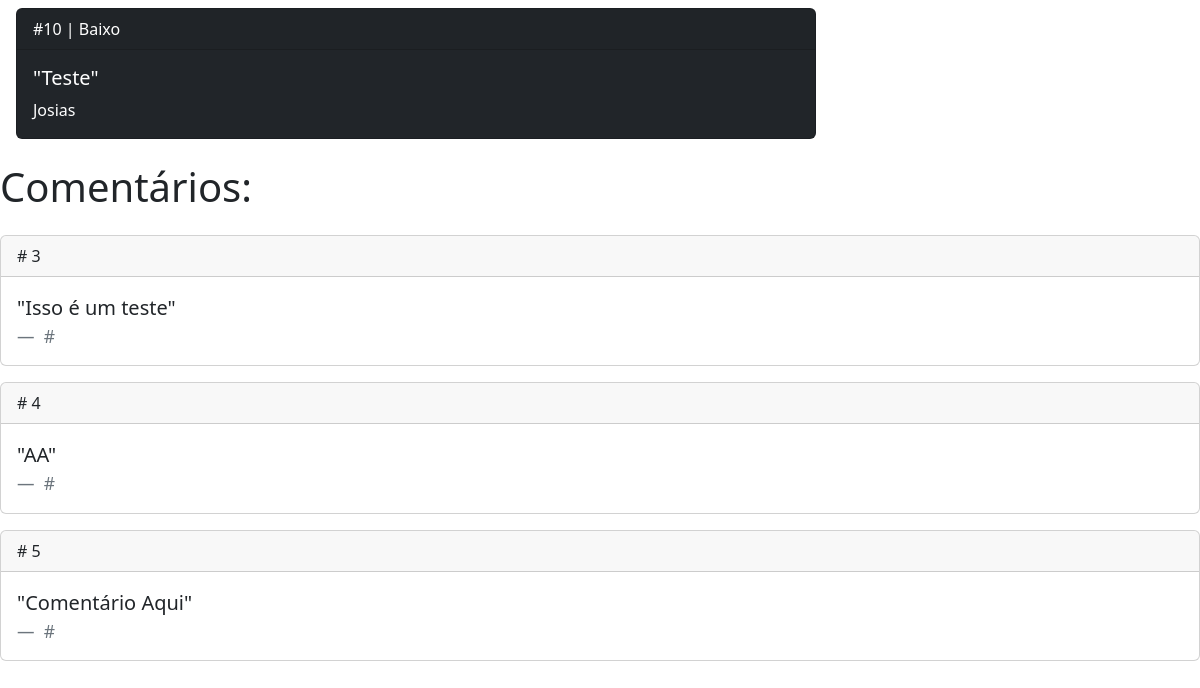
The app's page /10/comentarios/ (signed in), older data.
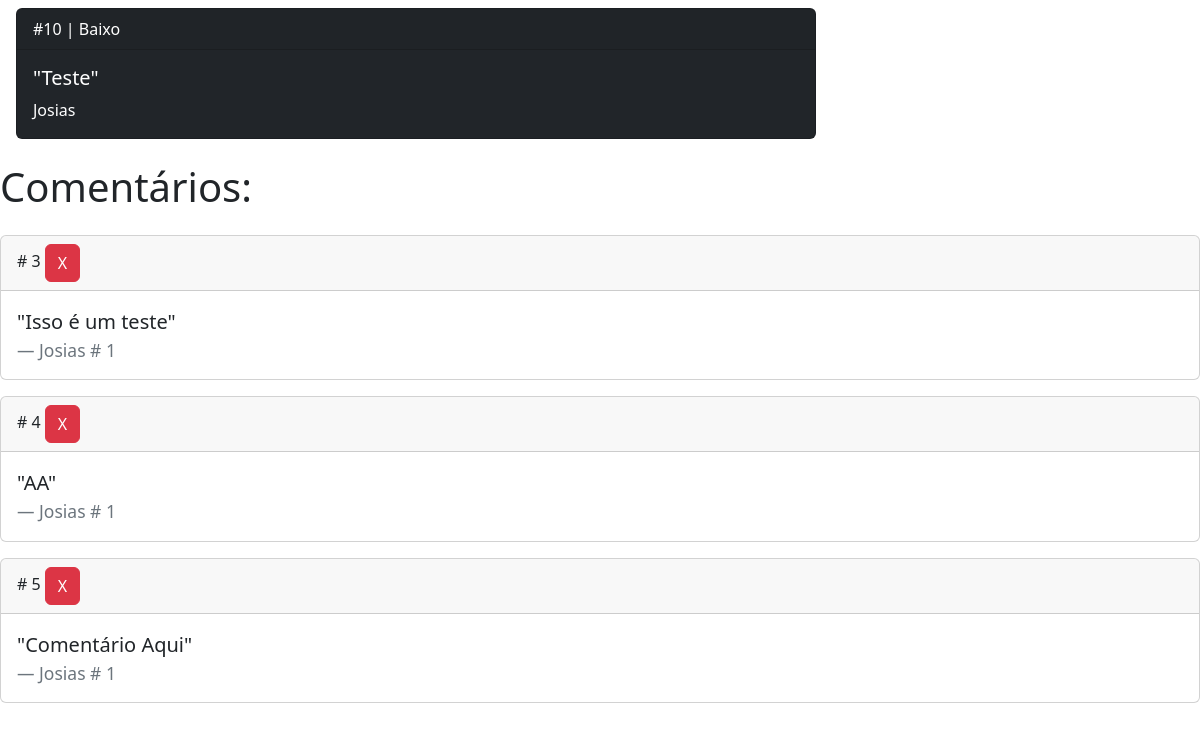
The same page, newer data.
### core/models.py (models this page shows)
class Comentario(models.Model):
    Mensagem = models.TextField()
    UsuarioId = models.ForeignKey(User, on_delete=models.CASCADE, null=True)
    ChamadoID = models.ForeignKey(Chamado, on_delete=models.CASCADE)

### core/views.py (the view)
# urls.py: path("<int:chamado_id>/comentarios/", comentarios, name='comentarios'),
@login_required
def comentarios(request, chamado_id):
    id_usuario = request.user.id
    is_staff = request.user.is_staff
    chamado = Chamado.objects.get(id=chamado_id)
    comentarios = Comentario.objects.filter(ChamadoID=chamado_id)
    return render(request, 'core/comentarios.html', {'chamado': chamado, 'comentarios': comentarios, 'is_staff': is_staff, 'id_usuario': id_usuario})

### core/templates/core/comentarios.html
{% extends "core/base.html" %}
{% block body %}
<div class="vstack gap-3">
    <div class="card text-bg-dark my-2 mx-3 w-100" style="max-width: 800px;">
        <div class="card-header">#{{chamado.id}} | {{chamado.CategoriaId.Nome}}</div>
        <div class="card-body">
            <h5 class="card-title">"{{chamado.Descricao}}"</h5>
            <p class="card-text">{{chamado.UsuarioId.first_name}}</p>
        </div>
    </div>
    <h1>Comentários:</h1>
    {% for comentario in comentarios %}
    <div class="card">
        <div class="card-header">
            # {{comentario.id}}
            {% if is_staff or comentario.UsuarioId.id == id_usuario %}
            <a class="btn btn-danger" href="{% url 'deletar_comentario' comentario.id %}">X</a>
            {% endif %}
        </div>
        <div class="card-body">
            <blockquote class="blockquote mb-0">
                <p>"{{comentario.Mensagem}}"</p>
                <footer class="blockquote-footer">{{comentario.UsuarioId.first_name}} # {{comentario.UsuarioId.id}}
                </footer>
            </blockquote>
        </div>
    </div>
    {% endfor %}
</div>
{% endblock %}

Row changes from the older to the newer data that the page shows:
changed Comentario "Isso é um teste": UsuarioId_id empty → 1 (drawn); UsuarioId.first_name (not shown) → "Josias"; UsuarioId.id (not shown) → "1"
changed Comentario "AA": UsuarioId_id empty → 1 (drawn); UsuarioId.first_name (not shown) → "Josias"; UsuarioId.id (not shown) → "1"
changed Comentario "Comentário Aqui": UsuarioId_id empty → 1 (drawn); UsuarioId.first_name (not shown) → "Josias"; UsuarioId.id (not shown) → "1"
